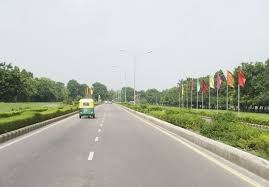
#> input picture lane2.png, 269 x 187 px
$ jupyter execute lane_detector.ipynb
#> lines starting #> are read from the running program, lines starting #| are printed output that depends on the picture; after the words box and inside, x2 and y2 are one past the last pixel; in counts of white or black regions, pixels touching at a corner belong together
#> further down, img is the input picture: shape (187, 269, 3); mean B, G, R 171.7, 183, 181.1
[cell 1]
import cv2
import numpy as np
import matplotlib.pyplot as plt

def coord(img,line_para):
    slope,intercept=line_para
    y1=img.shape[0]
    y2=int(y1*(3/5))
    x1 = int((y1 -intercept)/slope)
    x2 = int((y2 -intercept)/slope)
    return np.array([x1,y1,x2,y2])

def average_slope_intercept(img,lines):
    left=[]
    right=[]
    for line in lines:
        x1,y1,x2,y2=line.reshape(4)
        para=np.polyfit((x1,x2),(y1,y2),1)#1st degree polynomial return slope and intercept
        slope=para[0]
        intercept=para[1]
        if slope < 0:
            left.append((slope,intercept))
        else:
            right.append((slope,intercept))
    left_avg=np.average(left,axis=0)
    right_avg=np.average(right,axis=0)
    left_line=coord(img,left_avg)
    right_line=coord(img,right_avg)

    return np.array((left_line,right_line))


def canny(img):
    gray = cv2.cvtColor(img,cv2.COLOR_RGB2GRAY)
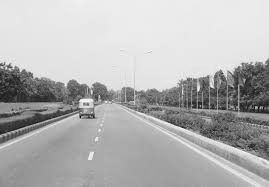
#> gray: shape (187, 269); min 2, max 253, mean 179.4
    blur=cv2.GaussianBlur(gray,(5,5),0)
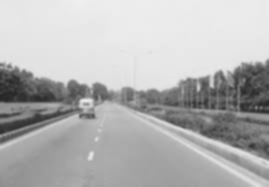
#> blur: shape (187, 269); min 37, max 239, mean 179.4
    canny = cv2.Canny(blur,50,150)
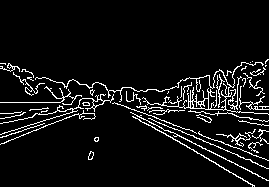
#> canny: shape (187, 269); 7% white in thin lines or dots, all inside (x1, y1, x2, y2) = (0, 59, 269, 187)
    return canny
#bitwise and operator

def display_lines(imag,lines):
    line_img=np.zeros_like(img)
    if lines is not None:
        for line in lines:
            x1,y1,x2,y2=line.reshape(4)
            cv2.line(line_img,(x1,y1),(x2,y2),(255,0,0),5)
    return line_img
def region_of_interest(img):
    height=img.shape[0]
#> height = 187
    poly=np.array([[(0,145),(260,height),(110,90)]])
#> poly = [[0, 145], [260, 187], [110, 90]]
    mask=np.zeros_like(img)
    cv2.fillPoly(mask,poly,255)
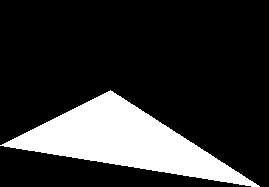
#> mask: shape (187, 269); 19.3% white; 1 white region, box (x1, y1, x2, y2) and area: (0, 90, 260, 187) 9712
    masked_img=cv2.bitwise_and(img,mask)
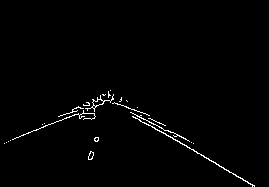
#> masked_img: shape (187, 269); 1.3% white in thin lines or dots, all inside (x1, y1, x2, y2) = (4, 90, 255, 187)
    return masked_img

img=cv2.imread("lane2.png")
lane_img=np.copy(img)
canny_img=canny(lane_img)
cropped_img=region_of_interest(canny_img)

lines=cv2.HoughLinesP(cropped_img,2,np.pi/180,100,np.array([]),minLineLength=40,maxLineGap=5)#single degree
#> lines = [[133, 116, 254, 185], [6, 142, 113, 98]]
avg_line=average_slope_intercept(lane_img,lines)
#> the loop in average_slope_intercept, `for line in lines:` made 2 passes
#> (x1, y1, x2, y2, slope, intercept) on passes 1 to 2: (133, 116, 254, 185, 0.57, 40.16), (6, 142, 113, 98, -0.411, 144.5)
#> after the loop in average_slope_intercept, `for line in lines:`: left = [(-0.411, 144.5)]; right = [(0.57, 40.16)]
#> in average_slope_intercept, `left_avg=np.average(left,axis=0)`: left_avg = [-0.411, 144.5]
#> in average_slope_intercept, `right_avg=np.average(right,axis=0)`: right_avg = [0.57, 40.16]
#> in coord, `slope,intercept=line_para`: slope = -0.411; intercept = 144.5
#> in coord, `x1 = int((y1 -intercept)/slope)`: x1 = -103
#> in coord, `x2 = int((y2 -intercept)/slope)`: x2 = 78
#> in average_slope_intercept, `left_line=coord(img,left_avg)`: left_line = [-103, 187, 78, 112]
#> in average_slope_intercept, `right_line=coord(img,right_avg)`: right_line = [257, 187, 125, 112]
#> avg_line = [[-103, 187, 78, 112], [257, 187, 125, 112]]
line_img=display_lines(lane_img,avg_line)
#> the loop in display_lines, `for line in lines:` made 2 passes
#> after the loop in display_lines, `for line in lines:`:
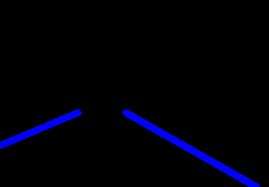
#> line_img: shape (187, 269, 3); mean of channels 0, 1, 2 8.6, 0, 0; drawn as B, G, R
combo_img=cv2.addWeighted(lane_img,0.8,line_img,1,1)
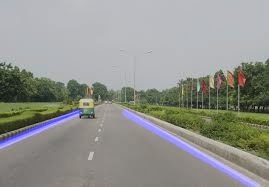
#> combo_img: shape (187, 269, 3); mean B, G, R 142.3, 147.4, 145.9

# plt.imshow(combo_img)
plt.imshow(combo_img)
plt.show()
# cv2.imshow("Img",canny)
# cv2.waitKey(0)
